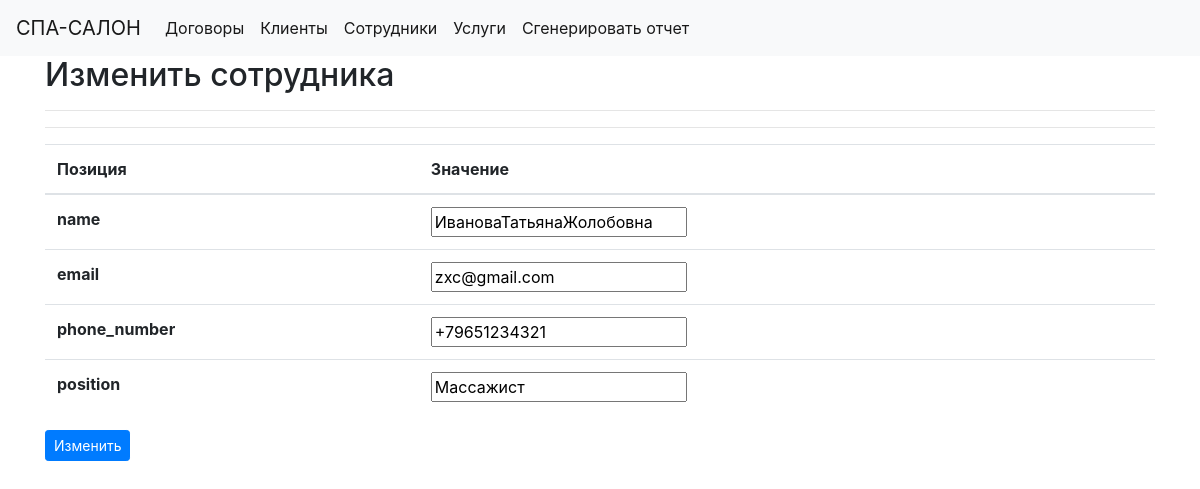
The app's page /update_employee/1 with its own data.
### tables this page shows
CREATE TABLE 'employees' (
	'id' INTEGER PRIMARY KEY AUTOINCREMENT,
	'name' TEXT,
	'email' TEXT,
	'phone_number' TEXT,
	'position' TEXT
);

### app.py (the view)
@app.route('/update_employee/<int:employee_id>', methods=['GET'])
def update_employee(employee_id):
    employ = get_employee(employee_id)
    return render_template('update_employee.html', employee=employ)

### app.py (called while the page is built)
def get_db_connection():
    conn = sqlite3.connect('database.db')
    conn.row_factory = sqlite3.Row
    return conn

def get_employee(employee_id):
    conn = get_db_connection()
    employee_id_db = conn.execute('SELECT * FROM employees WHERE id = ?',
                                  (employee_id,)).fetchone()
    conn.close()
    if employee_id_db is None:
        abort(404)
    return employee_id_db

### templates/update_employee.html
{% extends 'base.html' %}
{% block content %}
    <h2>{% block title %} Изменить сотрудника {% endblock %}</h2>
    <hr>
    <form id="myForm" action="/update_employee/{{ employee['id'] }}" method="POST">
        <hr>
        <table class="table">
            <thead>
            <tr>
                <th scope="col">Позиция</th>
                <th scope="col">Значение</th>
            </tr>
            </thead>
            <tbody>
            {% for i in employee.keys() %}
                {% if i != 'id' %}
                    <tr>
                        <th scope="row">{{ i }}</th>
                        <th scope="row"><input type="text" id={{ "pos_" + i }} name={{ "pos_" + i }} value={{ ''.join(employee[i].split(' ')) }}></th>
                    </tr>
                {% endif %}
            {% endfor %}
            </tbody>
        </table>
        <button type="submit" class="btn btn-primary btn-sm">Изменить</button>
    </form>
{% endblock %}

### records on screen
employees: pos_name "ИвановаТатьянаЖолобовна" "zxc@gmail.com" "+79651234321" "Массажист"

### other values on screen
{{ i }} "name" "email" "phone_number" "position"
